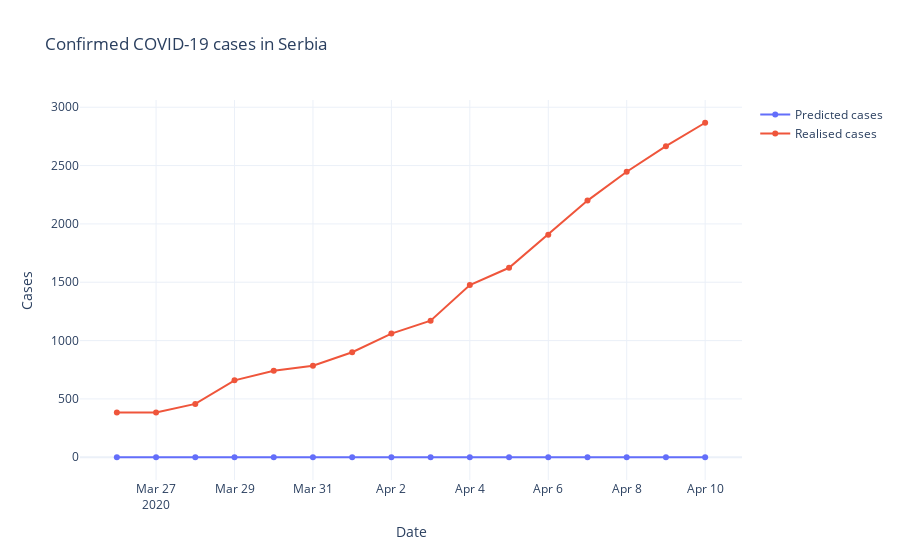

Notebook cell for this chart:
### Code cell
fig = go.Figure()

Serbia_predicted = res['Serbia']
Serbia_real = real['Serbia']

Serbia_predicted.values
fig.add_trace(go.Scatter(x = dates, y = Serbia_predicted.values, name = "Predicted cases"))
fig.add_trace(go.Scatter(x = dates, y = Serbia_real.values, name = "Realised cases"))
fig.update_layout(title = "Confirmed COVID-19 cases in Serbia",
                  xaxis_title = "Date",
                  yaxis_title = "Cases")
fig.layout.template = 'plotly_white'
fig.show()

### Figure 1 — Plotly figure (JSON) as saved in the notebook; plotly's stock layout.template omitted (floating-point values rounded to 4 significant figures)
{"data": [{"name": "Predicted cases", "type": "scatter", "x": ["2020-03-26", "2020-03-27", "2020-03-28", "2020-03-29", "2020-03-30", "2020-03-31", "2020-04-01", "2020-04-02", "2020-04-03", "2020-04-04", "2020-04-05", "2020-04-06", "2020-04-07", "2020-04-08", "2020-04-09", "2020-04-10"], "y": [0, 0, 0, 0, 0, 0, 0, 0, 0, 0, 0, 0, 0, 0, 0, 0]}, {"name": "Realised cases", "type": "scatter", "x": ["2020-03-26", "2020-03-27", "2020-03-28", "2020-03-29", "2020-03-30", "2020-03-31", "2020-04-01", "2020-04-02", "2020-04-03", "2020-04-04", "2020-04-05", "2020-04-06", "2020-04-07", "2020-04-08", "2020-04-09", "2020-04-10"], "y": [384.0, 384.0, 457, 659, 741, 785, 900.0, 1060, 1171, 1476, 1624, 1908, 2200, 2447, 2666, 2867]}], "layout": {"title": {"text": "Confirmed COVID-19 cases in Serbia"}, "xaxis": {"title": {"text": "Date"}}, "yaxis": {"title": {"text": "Cases"}}}}
